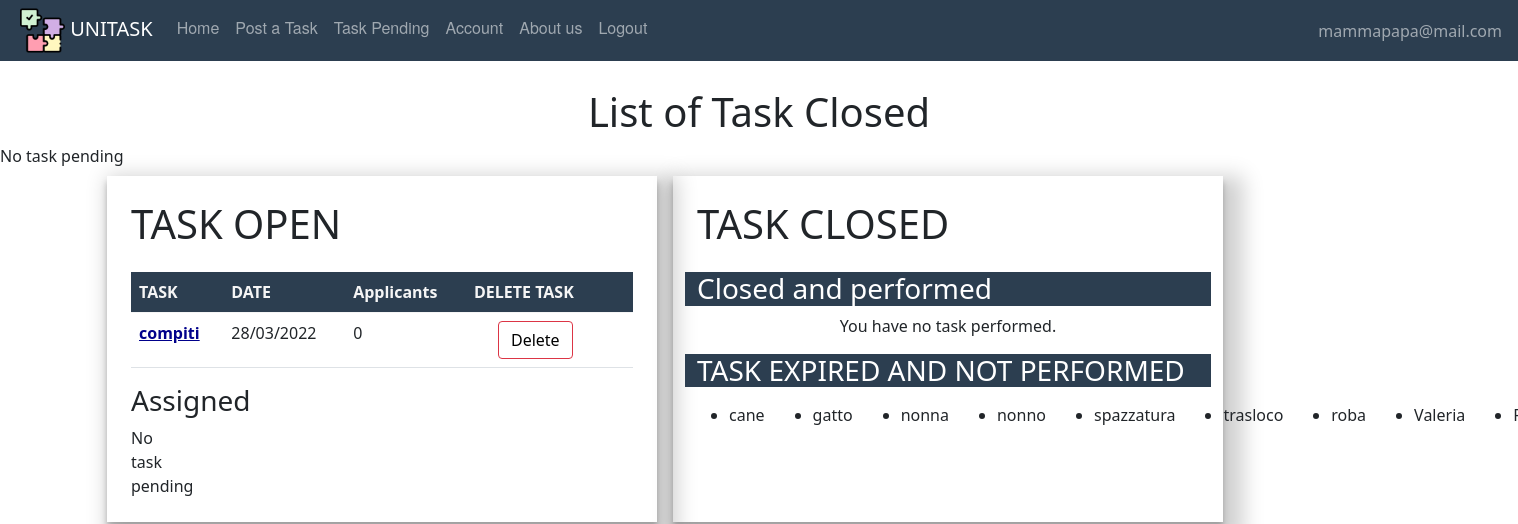
The app's page /taskpending (signed in), older data.
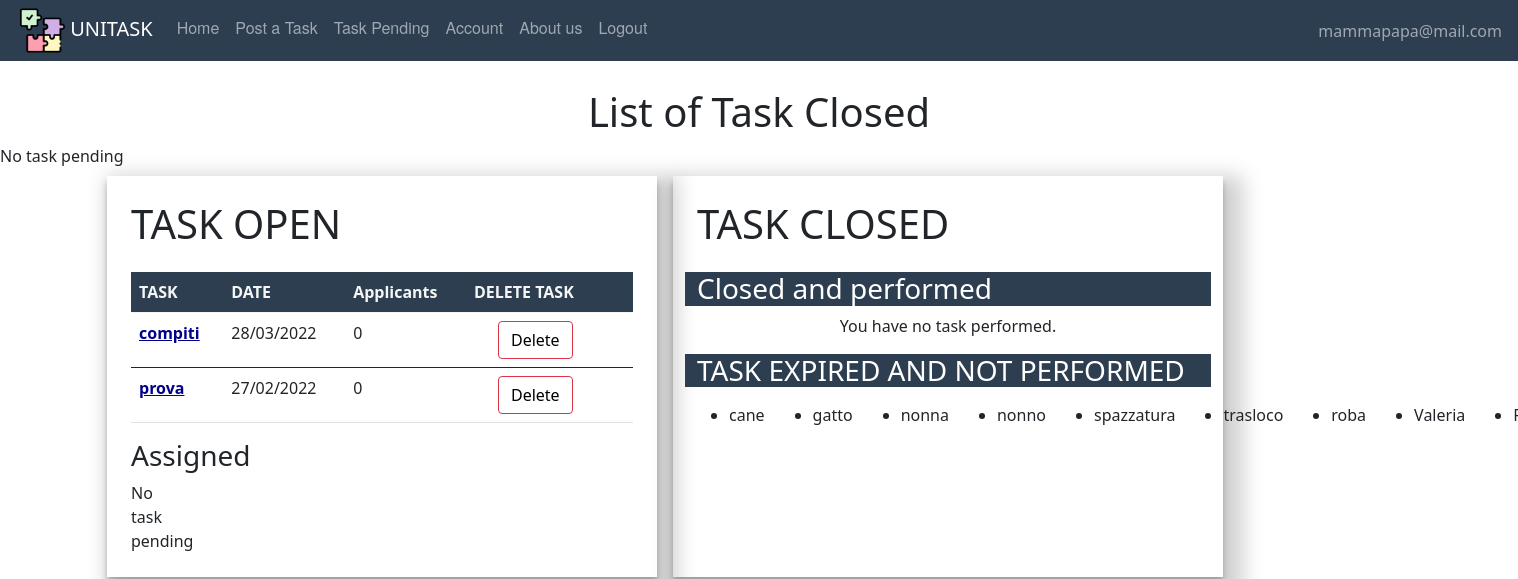
The same page, newer data.
### website/models.py (models this page shows, shortened)
class User(db.Model, UserMixin):
    id = db.Column(db.Integer, primary_key=True)
    email = db.Column(db.String(150), unique=True)
    password = db.Column(db.String(150))
    first_name = db.Column(db.String(150))
    surname = db.Column(db.String(150))
    description = db.Column(db.String(200))
    type = db.Column(db.String(20))
    reviewsposted = db.relationship('Review', foreign_keys='Review.id_reviewer',
                                    backref='author')
    reviewsreceived = db.relationship('Review', foreign_keys='Review.id_reviewed',
                                      backref='received')
    __mapper_args__ = {
        'polymorphic_on': type,
        'polymorphic_identity': 'user',
    }

class Offer(db.Model, UserMixin):
    id = db.Column(db.Integer, primary_key=True)
    title = db.Column(db.String(150))
    description = db.Column(db.String(150))
    address = db.Column(db.String(150))
    placeId = db.Column(db.String(150))
    amount = db.Column(db.Integer)
    lat = db.Column(db.Float)
    lng = db.Column(db.Float)
    date = db.Column(db.DateTime(timezone=True), default=func.now())
    dateexpire = db.Column(db.DateTime(timezone=True))
    isAss = db.Column(db.Boolean, default=False)
    date_task = db.Column(db.DateTime(timezone=True))
    id_adult = db.Column(db.Integer, db.ForeignKey('adult.id'))
    scelta = db.Column(db.Integer, db.ForeignKey('student.id'))
    isPerf = db.Column(db.Boolean, default=False)
    rece = db.relationship('Review', backref='recensione')
    isClosed = db.Column(db.Boolean, default=False)

### website/adult/routes.py (the view)
@adults.route('/taskpending')
def taskpending():
        pending = []
        for task in current_user.tasks:
            if task.isAss and task.isClosed == False:
                pending.append(task)
            if task.isAss == False and task.isPerf == True:
                pending.append(task)
        return render_template("adult/taskspending.html", user=current_user, pending=pending)

### website/models.py (called while the page is built)
    def gettaskclosed(self):
        t = []
        for off in self.tasks:
            if off.isClosed and off.isPerf:
                t.append(off)
        return t

    def gettaskexpired(self):
        t = []
        for off in self.tasks:
            if off.isClosed and not off.isPerf:
                t.append(off)
        return t

    def gettasksopen(self):
        t = []
        for off in self.tasks:
            if not off.isClosed:
                t.append(off)
        return t

### website/templates/adult/taskspending.html
{% extends "base.html" %} {% block title %}Task to be performed{% endblock %} {% block content%}
    <br />
    <h1 align="center">List of Task Closed</h1>
<ul class="list-group list-group-flush" id="offers">
    {%  if pending|length != 0 %}
      {% for offer in pending %}
                <li class="list-group-item">
                    titolo task : {{ offer.title }}
                    performata da: {{ offer.performer.first_name }}
              <br/>
                    {% if offer.isAss==True and offer.isPerf==False %}
                <button> <a href={{ url_for('users.writereview', task_id=offer.id) }} > The task has been performed! Review the performer</a></button>
                </li>
                    {% endif %}
      {% endfor %}
    {% else %}
        No task pending
    {% endif %}
</ul>
     <div class="container">
        <div class="row">
            <div class="col-5 p-4 m-2 col-page">
                <h1 align="left" class="mb-4">TASK OPEN</h1>
                <table class="table table-hover">
                    {%set  l = user.gettasksopen() %}
                    {% if l %}
                         <thead class="thead-dark" style="color:whitesmoke; background:#2c3e50">
                                <tr>
                                    <th scope="col">TASK</th>
                                    <th scope="col">DATE</th>
                                    <th scope="col">Applicants</th>
                                    <th scope="col">DELETE TASK</th>
                                </tr>
                                </thead>
                        {% for offer in l %}
                            {% if offer.isAss==False %}
                                <tbody>
                                <tr>
                                    <th scope="row"><a style="color:darkblue" href={{ url_for('users.task', task_id=offer.id) }} >{{ offer.title }}</a></th>
                                    <td>{{ offer.date_task.strftime("%d/%m/%Y") }}</td>
                                    <td>{{ offer.applicants|length }}</td>
                                    <td><button type="button"  class="btn btn-outline-danger mx-4"><a class="delete-button" href={{ url_for('adults.deletetask', task_id=offer.id) }} > Delete</a></button></td>
                                </tr>
                                </tbody>
                            {% endif %}
                        {% endfor %}
                    {% else %}
                        No task pending
                    {% endif %}
                </table>
            <div class="row">
            <div class="col-1">
            <h3 align="left">Assigned</h3>
                <ul class="list-group list-group-flush" id="offers">
    {%  if pending|length != 0 %}
      {% for offer in pending %}
                <li class="list-group-item">
                    titolo: {{ offer.title }}
                    performata da: {{ offer.performer.first_name }}
              <br/>
                    {% if offer.isAss==True and offer.isPerf==False %}
                <button> <a href={{ url_for('users.writereview', task_id=offer.id) }} > The task has been performed! Review the performer</a></button>
                </li>
                    {% endif %}
      {% endfor %}
    {% else %}
        No task pending
    {% endif %}
</ul>
            </div>
            </div>
            </div>
            <div class="col-5 p-4 m-2 col-page">
                <h1 align="left" class="mb-4">TASK CLOSED</h1>
                <div class="row">
                    <h3 align="left" style="color: white; background: #2c3e50">Closed and performed</h3>
                    {%set  l = user.gettaskclosed() %}
                    {% if l %}
                        <ul class="mx-4">
                            {% for offer in l %}
                                <li>
                                    <a style="color:darkblue" href= {{ url_for('users.task', task_id=offer.id) }}>{{ offer.title }}</a>
                                </li>
                            {% endfor %}
                        </ul>
                    {% else %}
                        <div align="center">
                            You have no task performed.
                        </div>
                    {% endif %}
                </div>
                <div class="row">
                    <h3 class="mt-3" align="left" style="color: white; background: #2c3e50">TASK EXPIRED AND NOT PERFORMED</h3>
                    {%set  l = user.gettaskexpired() %}
                    {% if l %}
                        <ul>
                        <div class="m-2" style="display: flex; justify-content: space-between">
                            {% for offer in l %}
                                    <li class="mx-4">{{ offer.title }} </li>
                            {% endfor %}
                        </div>
                        </ul>
                    {% else %}
                        <div align="center">
                           You have no task expired.
                        </div>
                    {% endif %}
                </div>
            </div>
        </div>
    </div>
    <br/><br/>
{% endblock %}

### website/templates/base.html (shortened to what this page needs)
<!DOCTYPE html>
<html lang="">
  <head>
      <link href="/static/css/style.css" rel="stylesheet">
      <link href="https://cdn.jsdelivr.net/npm/bootstrap@5.0.2/dist/css/bootstrap.min.css" rel="stylesheet">
  <link href="https://netdna.bootstrapcdn.com/font-awesome/3.2.1/css/font-awesome.css" rel="stylesheet">
  </head>
  <body>
  <nav class="navbar fixed-top navbar-expand-lg navbar-dark">
    <ul class="navbar-nav mr-auto">
    <li>
    <a style="padding-left:1em;" class="navbar-brand" href="#">
        <img src="/static/images/pic/puzzle.png" width="45" height="45"/>
        UNITASK
    </a></li>
            {% if user.is_authenticated %}
                {% if user.type=='adult' %}
                    <li class="nav-item"><a class="nav-link" id="home" href="/">Home</a></li>
                    <li class="nav-item"><a class="nav-link" id="posttask" href="{{ url_for('adults.posttask') }}">Post a Task</a></li>
                    <li class="nav-item"><a class="nav-link" id="offer" href="{{ url_for('adults.taskpending') }}">Task Pending</a></li>
                    <li class="nav-item"><a class="nav-link" id="account" href="{{ url_for('users.account') }}">Account</a></li>
                    <li class="nav-item"><a class="nav-link" id="aboutus" href="{{ url_for('users.about_us') }}">About us</a></li>
                    <li class="nav-item"><a class="nav-link" id="logout" href="{{ url_for('auth.logout') }}">Logout</a></li>
                    {% endif %}
                </ul>
                <ul class="navbar-nav ms-auto">
                <li class="nav-item">
                    <span style="padding-right:1em;" class="navbar-text d-flex justify-content-end">
                     {{ user.email}}
                       </span>
                </li>
                </ul>
            {% endif %}
</nav>
    {% block content %}
    {% endblock %}
  </body>
</html>

### website/static/css/style.css (style rules this page uses)
body { padding-top:4em; }
.navbar { list-style-type: none; margin: 0; padding: 0; overflow: hidden; background-color: #2c3e50; }
.nav-link { display: block; color: white; text-align: center; padding: 14px 16px; text-decoration: none; font-family: "Helvetica Neue", Helvetica, Arial, sans-serif; }
.delete-button { color:black; text-decoration: none; }
.col-page { box-shadow: rgba(0, 0, 0, 0.19) 10px 10px 20px 10px, rgba(0, 0, 0, 0.23) 0px 6px 6px; }

Row changes from the older to the newer data that the page shows:
added Offer: title "prova", date_task "27/02/2022", applicants|length "0", shown under "TASK OPEN"
